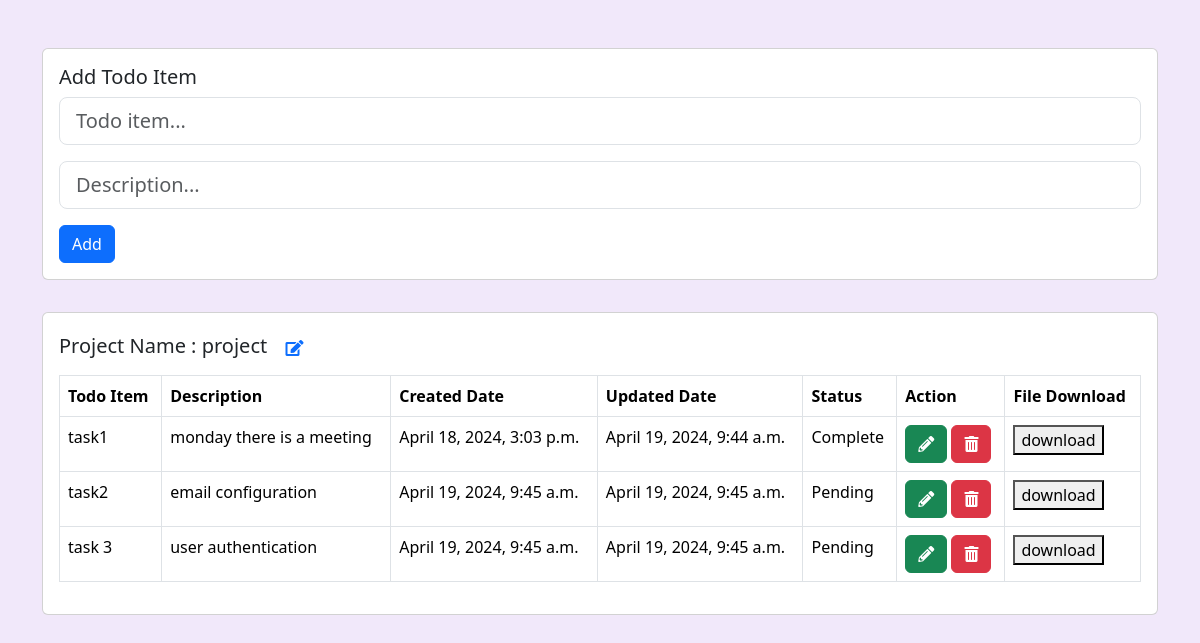
Screenshot of /project_details/1/ (signed in) with the database file from the repository.
### todos/models.py (models this page shows, shortened)
class Project(models.Model):
    title = models.CharField(max_length=100)
    created_date = models.DateTimeField(auto_now_add=True)

class Todo(models.Model):
    STATUS_CHOICES = (
        ('Pending', 'Pending'),
        ('Complete', 'Complete'),
    )
    project = models.ForeignKey(Project, related_name='todos', on_delete=models.CASCADE)
    todoitem=models.CharField(max_length=100, null=True)
    description = models.TextField()
    created_date = models.DateTimeField(auto_now_add=True)
    updated_date = models.DateTimeField(auto_now=True)
    status = models.CharField(max_length=20, choices=STATUS_CHOICES, default='Pending')

### todos/views.py (the view)
# urls.py: path('project_details/<int:project_id>/', views.project_details, name='project_details'),
@login_required
def project_details(request, project_id):
    project = get_object_or_404(Project, id=project_id)
    todos = project.todos.all()
    if request.method == 'POST':
        todoitem = request.POST.get('todoitem')
        description = request.POST.get('description')
        Todo.objects.create(project=project, todoitem=todoitem, description=description)
        return redirect('project_details', project_id=project_id)
    else:
        return render(request, 'project_details.html', {'project': project, 'todos': todos})

### todos/templates/project_details.html (shortened to what this page needs)
{% extends 'base.html' %}
{% block content %}
<section class="vh-100">
    <div class="container py-5 h-100">
        <div class="pb-2">
            <div class="card">
                <div class="card-body">
                    <h5 class="card-title">Add Todo Item</h5>
                    <form id="addTodoForm" method="post" action="{% url 'project_details' project_id=project.id %}">
                        <div class="mb-3">
                            <input type="text" class="form-control form-control-lg" name="todoitem"
                                placeholder="Todo item...">
                        </div>
                        <div class="mb-3">
                            <input type="text" class="form-control form-control-lg" name="description"
                                placeholder="Description...">
                        </div>
                        <div class="d-flex align-items-center">
                            <button type="submit" class="btn btn-primary">Add</button>
                        </div>
                    </form>
                </div>
            </div>
        </div>
        <br>
        <div class="card">
            <div class="card-body">
                <div class="row">
                    <h5 class="card-title">Project Name : {{ project.title }}
                <button type="button" class="btn btn-link" data-bs-toggle="modal" data-bs-target="#editProjectModal">
                    <i class="fas fa-edit"></i>
                </button></h5>
                </div>
                <table class="table table-bordered">
                    <thead style="background-color:rgb(220, 103, 103)">
                        <tr>
                            <th scope="col">Todo Item</th>
                            <th scope="col">Description</th>
                            <th scope="col">Created Date</th>
                            <th scope="col">Updated Date</th>
                            <th scope="col">Status</th>
                            <th scope="col">Action</th>
                            <th scope="col">File Download</th>
                        </tr>
                    </thead>
                    <tbody>
                        {% for todo in todos %}
                        <tr>
                            <td>{{ todo.todoitem }}</td>
                            <td>{{ todo.description }}</td>
                            <td>{{ todo.created_date }}</td>
                            <td>{{ todo.updated_date }}</td>
                            <td>{{ todo.status }}</td>
                            <td>
                                <button class="btn btn-success">
                                    <a href="{% url 'update_todo' project_id=project.id todo_id=todo.id %}"
                                        style="text-decoration: none; color: white;">
                                        <i class="fas fa-pencil-alt"></i>
                                    </a>
                                </button>
                                <button class="btn btn-danger">
                                    <a href="{% url 'delete_todo' project_id=project.id todo_id=todo.id %}"
                                        style="text-decoration: none; color: white;">
                                        <i class="fas fa-trash-alt"></i>
                                    </a>
                                </button>
                            </td>
                            <td><button id="downloadButton">download</button></td>
                        </tr>
                        {% endfor %}
                    </tbody>
                </table>
            </div>
        </div>
    </div>
</section>
{% endblock content %}

### todos/templates/base.html (shortened to what this page needs)
<!DOCTYPE html>
<html lang="en">
<head>
    <link href="https://cdn.jsdelivr.net/npm/bootstrap@5.3.3/dist/css/bootstrap.min.css" rel="stylesheet">
    <link href="https://cdnjs.cloudflare.com/ajax/libs/font-awesome/5.15.4/css/all.min.css" rel="stylesheet">
</head>
<body>
    {% block content %}
    {% endblock content %}
</body>
</html>

### todos/templates/base.html (style rules this page uses)
body { background-color: rgb(241, 232, 250); }

### rows the page displays
Project: title "project"
Todo: todoitem "task1", description "monday there is a meeting", created_date "April 18, 2024, 3:03 p.m.", updated_date "April 19, 2024, 9:44 a.m.", status "Complete"
Todo: todoitem "task2", description "email configuration", created_date "April 19, 2024, 9:45 a.m.", updated_date "April 19, 2024, 9:45 a.m.", status "Pending"
Todo: todoitem "task 3", description "user authentication", created_date "April 19, 2024, 9:45 a.m.", updated_date "April 19, 2024, 9:45 a.m.", status "Pending"
